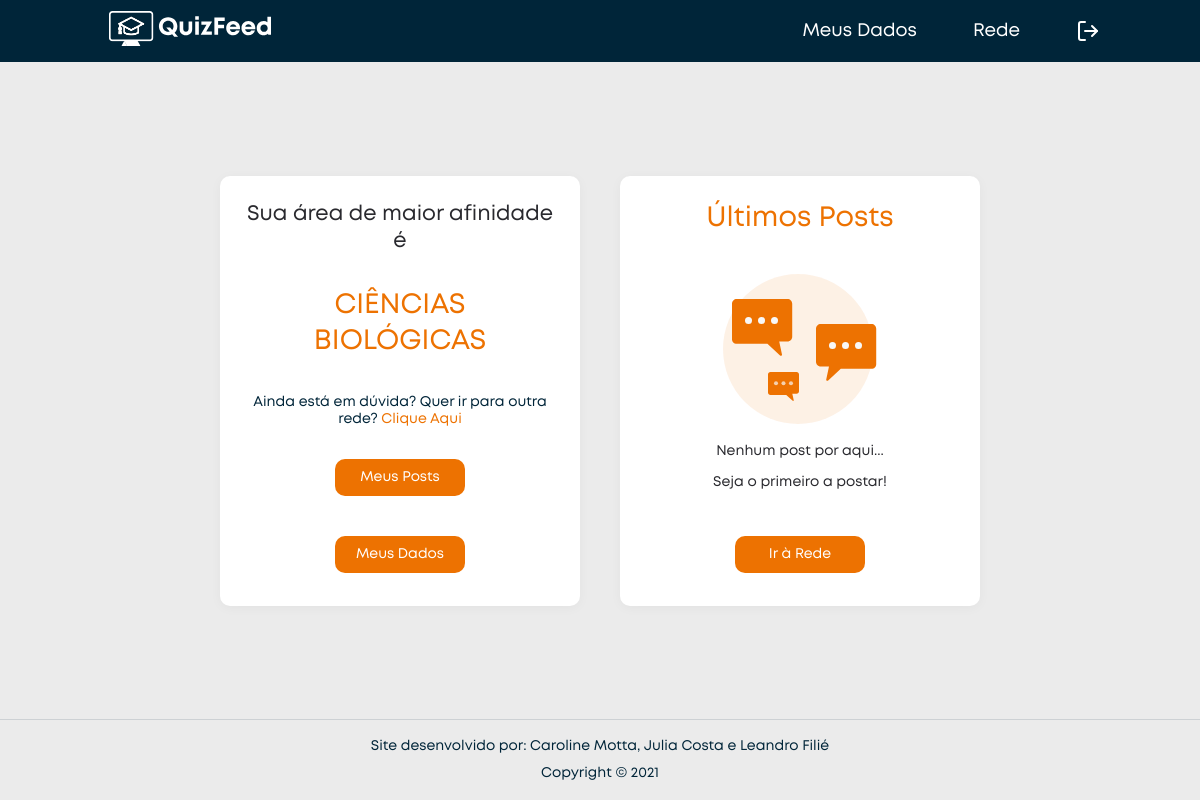
/home.php (signed in), run on an earlier commit of the app's database.
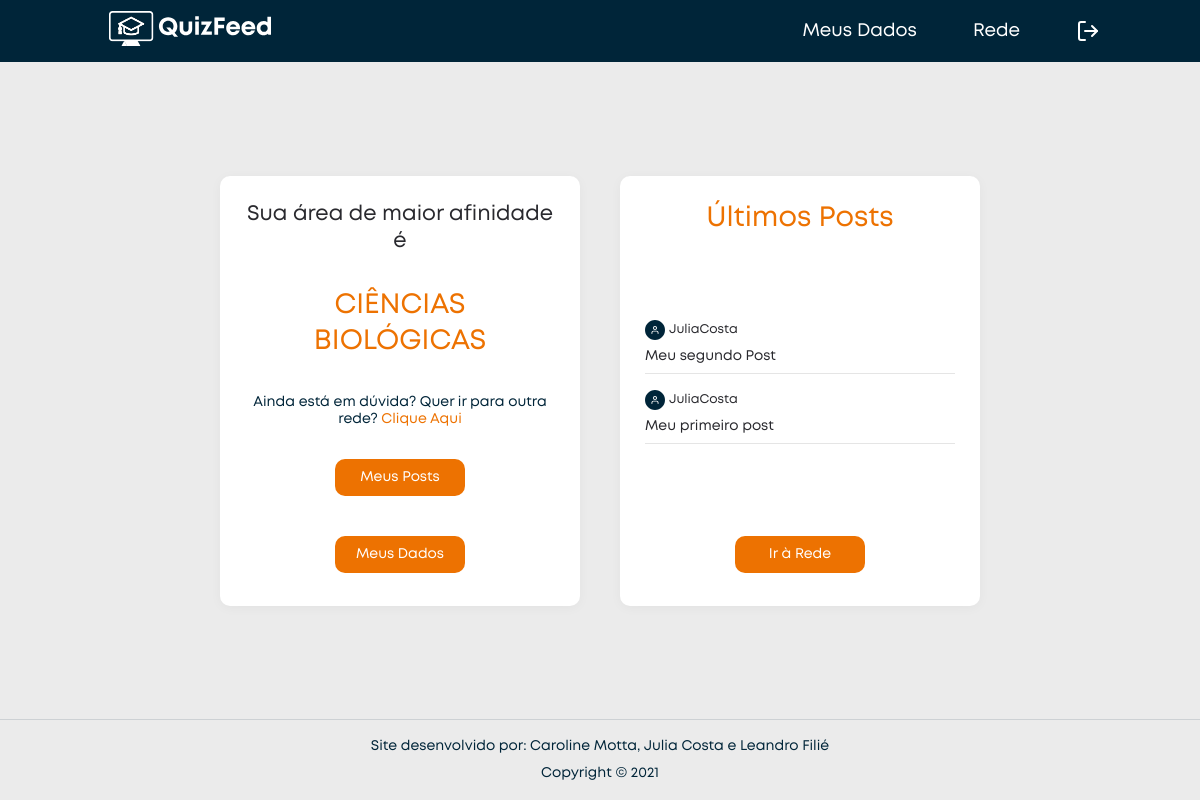
And on a later commit of the database.
### tables this page shows
CREATE TABLE IF NOT EXISTS `postagem` (
  `id_postagem` int(11) NOT NULL AUTO_INCREMENT,
  `data` date NOT NULL,
  `hora` time NOT NULL,
  `conteudo` varchar(500) NOT NULL,
  `email_usuario` varchar(100) NOT NULL,
  `cod_rede` int(11) NOT NULL,
  PRIMARY KEY (`id_postagem`,`email_usuario`,`cod_rede`),
  KEY `email_usuario` (`email_usuario`),
  KEY `cod_rede` (`cod_rede`)
);

CREATE TABLE IF NOT EXISTS `usuario_comum` (
  `email_usuario` varchar(100) NOT NULL,
  `nome_usuario` varchar(100) NOT NULL,
  PRIMARY KEY (`email_usuario`)
);

### home.php (the view, shortened to what the changed rows need)
<!DOCTYPE html>
<html lang="pt-br">
<head>
    <?php include './inc/head.inc' ?>
    <link rel="stylesheet" href="./style/home.css">
</head>
<body>
    <?php
        include './inc/conexao.php';
    ?>
    <main>
        <?php
            if($_SESSION["permissao"] == 1){
                echo '
                    <div class="section-title">
                        <h1 class="title">Seja bem-vindo, @'.$_SESSION["nome_usuario"].'</h1>
                    </div>
                    <section class="cards">
                        <section class="card-adm">
                            <div class="card-title">Gerenciamento de Usuários</div>
                            <div class="item">
                                <p>Comuns</p>
                                <a href="./dados_usuarios.php"><button>Ver todos</button></a>
                            </div>
                            <div class="item">
                                <p>Psicólogos</p>
                                <a href="./dados_psicologos.php"><button>Ver todos</button></a>
                            </div>
                        </section>
                        <section class="card-adm">
                            <div class="card-title">Gerenciamento das Redes</div>
                            <select id="nome_rede">
                                <option value="">Selecione uma Rede</option>
                            ';
                            $selectAreas = 'SELECT * FROM area';
                            $resultadoAreas = mysqli_query($conexao, $selectAreas);
                            while($linha = mysqli_fetch_assoc($resultadoAreas)){
                                echo '
                                    <option value="'.$linha["id_area"].'">'.$linha["nome"].'</option>
                                ';
                            }
                            echo '
                            </select>
                            <button>Ir para a Rede</button>
                        </section>
                    </section>
                    ';
            }
            else if($_SESSION["permissao"] == 2){
                $selectNomeRede = "SELECT rede.nome as nome, rede.id_rede as id_rede FROM rede INNER JOIN inscricao ON inscricao.email_usuario = '".$_SESSION["email"]."' AND inscricao.cod_rede = rede.id_rede";
                $resultadoNomeRede = mysqli_query($conexao,$selectNomeRede);
                if(mysqli_num_rows($resultadoNomeRede) == 0){
                    echo '
                        <div class="section-title">
                            <h1 class="title">Seja bem-vindo, @'.$_SESSION["nome_usuario"].'</h1>
                        </div>
                        <section class="cards">
                            <section class="card-inicio">
                                <div class="card-title">Está completamente perdido? Comece por aqui!</div>
                                <p>Quer fazer uma orientação vocaional? <a href="dados_psicologos.php">Clique aqui</a> e veja profissionais da área.</p>
                                <span class="separator">ou</span>
                                <div class="lista-testes">
                                    <p class="text-testes">Faça testes vocacionais online</p>
                                    <div class="testes">';
                                    $selectTestes = 'SELECT * FROM teste_pronto';
                                    $resultadoTestes = mysqli_query($conexao, $selectTestes);
                                    while($linha = mysqli_fetch_assoc($resultadoTestes)){
                                        echo '
                                            <a href="'.$linha["link"].'" target="_blank" >'.$linha["nome"].'</a>
                                        ';
                                    }
                                    echo'
                                    </div>
                                </div>
                                <span class="obs">* O recomendado é você se consultar com um profissional especializado</span>
                            </section>
                            <section class="card-redes">
                                <div class="card-title">Já tem uma área em mente? Já fez um teste ou orientação vocaional? Selecione aqui!</div>
                                <select id="nome_rede">
                                    <option value="">Selecione uma Rede</option>
                                ';
                                $selectAreas = 'SELECT * FROM area';
                                $resultadoAreas = mysqli_query($conexao, $selectAreas);
                                while($linha = mysqli_fetch_assoc($resultadoAreas)){
                                    echo '
                                        <option value="'.$linha["id_area"].'">'.$linha["nome"].'</option>
                                    ';
                                }
                                echo '
                                </select>
                                <span class="erro_entrar_rede"></span>
                                <button id="entrar_rede">Entrar na Rede</button>
                                <span class="separator">ou</span>
                                <p><a href="#">Clique aqui</a> para saber mais sobre as áreas de conhecimento e os cursos mais populares</p>
                            </section>
                        </section>
                    ';
                }
                else{
                    while($linha = mysqli_fetch_assoc($resultadoNomeRede)){
                        $nomeRede = $linha['nome'];
                        $idRede = $linha["id_rede"];
                    }
                    $selectPosts = "SELECT postagem.conteudo as conteudo, usuario_comum.nome_usuario as nome_usuario FROM postagem  INNER JOIN usuario_comum ON usuario_comum.email_usuario = postagem.email_usuario WHERE postagem.cod_rede = $idRede ORDER BY postagem.id_postagem DESC LIMIT 3";
                    $resultadoPosts = mysqli_query($conexao,$selectPosts);
                    echo '
                        <section class="cards">
                            <section class="card-area">
                                <p>Sua área de maior afinidade é</p>
                                <h2>'.$nomeRede.'</h2>
                                <span>Ainda está em dúvida? Quer ir para outra rede? <a href="" class="link">Clique Aqui</a></span>
                                <a href="rede.php"><button>Meus Posts</button></a>
                                <a href="dados_usuarios.php"><button>Meus Dados</button></a>
                            </section>
                            <section class="card-rede">
                                <h2>Últimos Posts</h2>
                                <div class="last-posts">
                    ';
                                    $i = 0;
                                    while($linha = mysqli_fetch_assoc($resultadoPosts)){
                                        echo '
                                            <div class="post">
                                                <div class="data-user">
                                                    <img src="./assets/images/avatar.svg" alt="avatar">
                                                    <span>'.$linha["nome_usuario"].'</span>
                                                </div>
                                                <div class="conteudo">
                                                    '.$linha["conteudo"].'
                                                </div>
                                            </div>
                                        ';
                                        $i++;
                                    }
                                    if($i == 0){
                                        echo '
                                          <div class="empty-post">
                                            <img src="./assets/images/empty_post.svg" alt="Icone de Mensagem">
                                            <p>Nenhum post por aqui...</p>
                                            <span>Seja o primeiro a postar!</span>
                                          </div>
                                        ';
                                    }
                    echo '
                        </div>
                        <a href="rede.php"><button>Ir à Rede</button></a>
                    </section>
                </section>
                    ';
                }
            }
        ?>
    </main>
</body>
</html>

What changed in the data, as far as the page shows it:
added postagem: usuario_comum.nome_usuario "JuliaCosta", conteudo "Meu segundo Post"
added postagem: usuario_comum.nome_usuario "JuliaCosta", conteudo "Meu primeiro post"
Also different on the page:
text no longer shown: "Nenhum post por aqui... Seja o primeiro a postar!"
